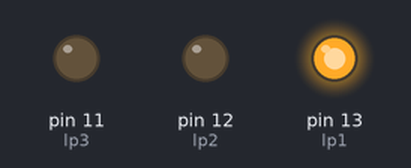
The sketch below on a simulated Arduino Uno, built with avr-gcc and run on an emulated ATmega328P. Shown: output pins drawn as LEDs (lit = HIGH).

Above: at 0.5 s.
At 1.5 s:
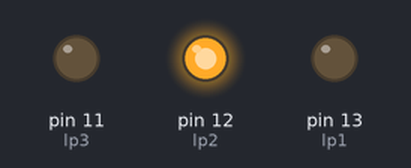
At 5.5 s:
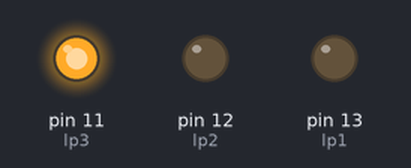
Timing chart, 0 to 6.9 s (numbered marks = the images above):
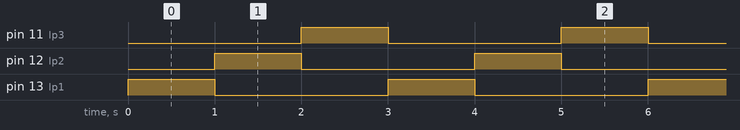

Measured:
- by itself, pin 11 (lp3), pin 12 (lp2), pin 13 (lp1): alternates HIGH for 1.0 s and LOW for 2.0 s
- by itself, everything shown: repeats every 3.0 s, in 3 steps

The sketch:

P6.ino
```cpp
#define lp1 13
#define lp2 12
#define lp3 11

void setup(){
  pinMode(lp1,OUTPUT);
  pinMode(lp2,OUTPUT);
  pinMode(lp3,OUTPUT);
}

void loop(){
  digitalWrite(lp1,HIGH);
  digitalWrite(lp2,LOW);
  digitalWrite(lp3,LOW);
  delay(1000);
  digitalWrite(lp1,LOW);
  digitalWrite(lp2,HIGH);
  digitalWrite(lp3,LOW);
  delay(1000);
  digitalWrite(lp1,LOW);
  digitalWrite(lp2,LOW);
  digitalWrite(lp3,HIGH);
  delay(1000);
}
```
